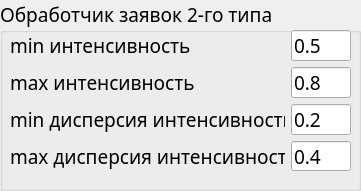
  <widget class="QGroupBox" name="groupBox_7">
   <property name="geometry">
    <rect>
     <x>1170</x>
     <y>10</y>
     <width>361</width>
     <height>191</height>
    </rect>
   </property>
   <property name="font">
    <font>
     <family>Monaco</family>
     <pointsize>14</pointsize>
    </font>
   </property>
   <property name="title">
    <string>Обработчик заявок 2-го типа</string>
   </property>
   <widget class="QWidget" name="gridLayoutWidget_8">
    <property name="geometry">
     <rect>
      <x>10</x>
      <y>30</y>
      <width>341</width>
      <height>141</height>
     </rect>
    </property>
    <layout class="QGridLayout" name="gridLayout_10">
     <item row="1" column="1">
      <widget class="QLineEdit" name="line_edit_max_pm_int_2">
       <property name="font">
        <font>
         <family>Monaco</family>
         <pointsize>14</pointsize>
        </font>
       </property>
       <property name="text">
        <string>0.8</string>
       </property>
      </widget>
     </item>
     <item row="2" column="1">
      <widget class="QLineEdit" name="line_edit_min_pm_var_2">
       <property name="font">
        <font>
         <family>Monaco</family>
         <pointsize>14</pointsize>
        </font>
       </property>
       <property name="text">
        <string>0.2</string>
       </property>
      </widget>
     </item>
     <item row="0" column="1">
      <widget class="QLineEdit" name="line_edit_min_pm_int_2">
       <property name="font">
        <font>
         <family>Monaco</family>
         <pointsize>14</pointsize>
        </font>
       </property>
       <property name="text">
        <string>0.5</string>
       </property>
      </widget>
     </item>
     <item row="2" column="0">
      <widget class="QLabel" name="label_a_23">
       <property name="font">
        <font>
         <family>Monaco</family>
         <pointsize>14</pointsize>
        </font>
       </property>
       <property name="text">
        <string notr="true">min дисперсия интенсивности</string>
       </property>
      </widget>
     </item>
     <item row="0" column="0">
      <widget class="QLabel" name="label_a_24">
       <property name="font">
        <font>
         <family>Monaco</family>
         <pointsize>14</pointsize>
        </font>
       </property>
       <property name="text">
        <string notr="true">min интенсивность</string>
       </property>
      </widget>
     </item>
     <item row="1" column="0">
      <widget class="QLabel" name="label_b_7">
       <property name="font">
        <font>
         <family>Monaco</family>
         <pointsize>14</pointsize>
        </font>
       </property>
       <property name="text">
        <string notr="true">max интенсивность</string>
       </property>
      </widget>
     </item>
     <item row="3" column="0">
      <widget class="QLabel" name="label_b_10">
       <property name="font">
        <font>
         <family>Monaco</family>
         <pointsize>14</pointsize>
        </font>
       </property>
       <property name="text">
        <string notr="true">max дисперсия интенсивность</string>
       </property>
      </widget>
     </item>
     <item row="3" column="1">
      <widget class="QLineEdit" name="line_edit_max_pm_var_2">
       <property name="font">
        <font>
         <family>Monaco</family>
         <pointsize>14</pointsize>
        </font>
       </property>
       <property name="text">
        <string>0.4</string>
       </property>
      </widget>
     </item>
    </layout>
   </widget>
  </widget>
